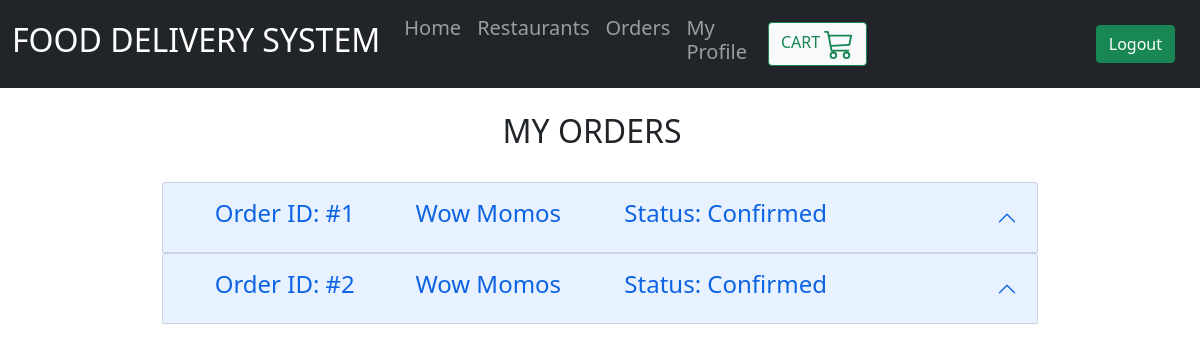
Page /customer/1/myOrders/ (signed in) on the earlier database version.
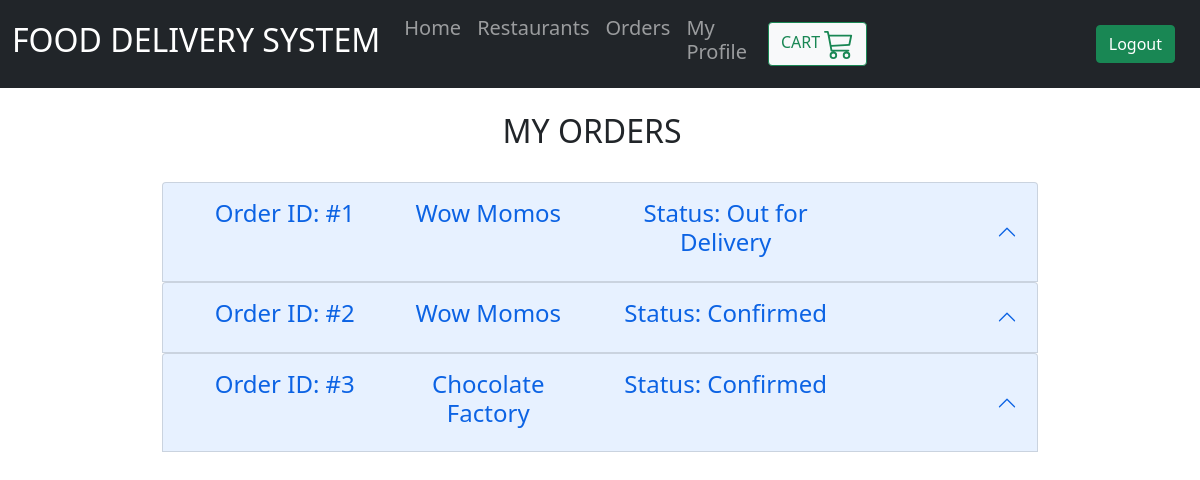
Same page on the later database version.
### orders/models.py (models this page shows)
class Order(models.Model):
    category = (('Confirmed', 'Confirmed'),
                ('Preparing', 'Preparing'),
                ('Out for Delivery', 'Out for Delivery'),
                ('Delivered', 'Delivered'),
                ('Cancelled', 'Cancelled'),
                )
    restaurant = models.ForeignKey(
        "restaurants.Restaurant", null=True, on_delete=models.SET_NULL)
    customer = models.ForeignKey(
        "customers.Customer", null=True, on_delete=models.SET_NULL)
    status = models.CharField(
        max_length=60, choices=category, default=category[0][0])
    order_activity = models.BooleanField(default=True)

### restaurants/models.py (models this page shows, shortened)
class Restaurant(models.Model):
    name = models.CharField(max_length=255, null=True)
    username = models.ForeignKey(
        User, on_delete=models.CASCADE)
    address = models.CharField(max_length=1500, null=True)
    contact = models.IntegerField(null=True)
    maxActiveOrders = models.IntegerField(null=True)
    activeOrders = models.IntegerField(default=0)

### customers/views.py (the view)
# urls.py: path('<int:cid>/myOrders/', views.cusOrderPage, name="cusOrderPage"),
@login_required(login_url='home')
def cusOrderPage(response, cid):
    customer = Customer.objects.get(id=cid)
    orders = Order.objects.filter(customer_id=cid)
    orderFilter = OrderFilter(response.GET, queryset=orders)
    orders = orderFilter.qs
    context = {'cid': cid, 'customer': customer,
               'orders': orders, 'orderFilter': orderFilter, }
    return render(response, 'customers/orderPage.html', context)

### customers/templatetags/custom_tags.py (called while the page is built)
@register.filter
def multiply(value1, value2):
    return value1*value2

@register.simple_tag
def totalprice(orders):
    total = 0
    for d in orders:
        total += d.dish.price*d.quantity
    return total

### customers/templates/customers/orderPage.html (shortened to what this page needs)
{% extends 'customers/base.html' %} {% block content %} {% load custom_tags %}
<div class="container col-md-9">
  <br />
  <div class="container col-md-3 h2">MY ORDERS</div>
  <br />
  {% for order in orders %}
  <div class="accordion" id="accordionExample">
    <div class="accordion-item">
      <h2 class="accordion-header" id="heading{{order.id}}">
        <button
          class="accordion-button"
          type="button"
          data-bs-toggle="collapse"
          data-bs-target="#collapse{{order.id}}"
          aria-expanded="true"
          aria-controls="collapse{{order.id}}"
        >
          <div class="container">
            <div class="row">
              <div class="col-sm-3 h4">Order ID: #{{order.id}}</div>
              <div class="col-sm-3 h4">{{order.restaurant.name}}</div>
              <div class="col-sm-4 h4">Status: {{order.status}}</div>
            </div>
          </div>
        </button>
      </h2>
                <th>{% totalprice order.orderlist_set.all as tp%}{{tp}}</th>
    </div>
  </div>
  {% endfor %} {% endblock %}

Differences in the rows shown:
changed Order id 1: status "Confirmed" → "Out for Delivery"
added Order: id "3", restaurant.name "Chocolate Factory", status "Confirmed"
